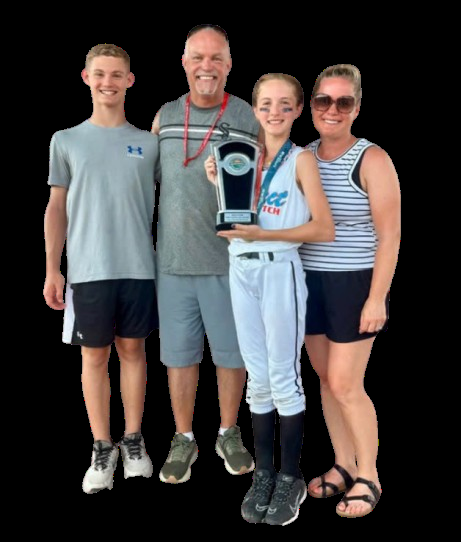
#> input picture input/input-1.png, 461 x 542 px
$ python border_with_hanging.py
#> lines starting #> are read from the running program, lines starting #| are printed output that depends on the picture; after the words box and inside, x2 and y2 are one past the last pixel; in counts of white or black regions, pixels touching at a corner belong together
from pathlib import Path
import numpy as np
import cv2

# Configuration constants for border and hook parameters
CONFIG = {
  "padding_min": 10,  # Minimum padding in pixels
  "padding_ratio": 0.01,  # Padding as a percentage of image size
  "hook_size_min": 40,  # Minimum size of the hook in pixels
  "hook_size_ratio": 0.08,  # Hook size as a percentage of image size
  "hook_space_ratio": 0.05,  # Space for the hook as a percentage of image size
  "min_limit_x" : 0.4,  # Minimum limit for x coordinate of hook (% of image width)
  "max_limit_x" : 0.6,  # Maximum limit for x coordinate of hook (% of image width)
  "border_width_ratio": 0.006,  # Border width as a percentage of image size
  "border_min_width": 4,  # Minimum border width in pixels
  "thickness_ratio": 0.003,  # Thickness of hook border as a percentage of image size
  "min_thickness": 2,  # Minimum thickness of hook border in pixels
  "inner_radius_ratio": 0.25,  # Inner radius of hook border as a percentage of hook size
  "border_color": [64, 21, 243], # Border color in BGR format
}

def add_hook_image_and_border(image_path, output_path, hook_image_path='circle.png'):
    """
    Thêm ảnh móc treo và viền đỏ bo tròn cho ảnh nền trong suốt

    Args:
        image_path (str): Đường dẫn đến ảnh đầu vào (phải có nền trong suốt)
        output_path (str): Đường dẫn để lưu ảnh kết quả
        hook_image_path (str): Đường dẫn đến ảnh móc treo
    """
#> called with image_path = 'input/input-1.png', output_path = 'output/input-1_with_border.png', hook_image_path = 'circle.png'
    # Đọc ảnh đầu vào
    image = cv2.imread(image_path, cv2.IMREAD_UNCHANGED)
#> image is the input picture: shape (542, 461, 4); mean B, G, R, A 62.5, 63, 66.9, 117

    if image is None:
        print(f"Không thể đọc ảnh: {image_path}")
        return False

    if len(image.shape) != 3 or image.shape[2] != 4:
        print(f"Ảnh phải có 4 channels (BGRA): {image_path}")
        return False

    # Đọc ảnh móc treo
    hook_image = cv2.imread(hook_image_path, cv2.IMREAD_UNCHANGED)
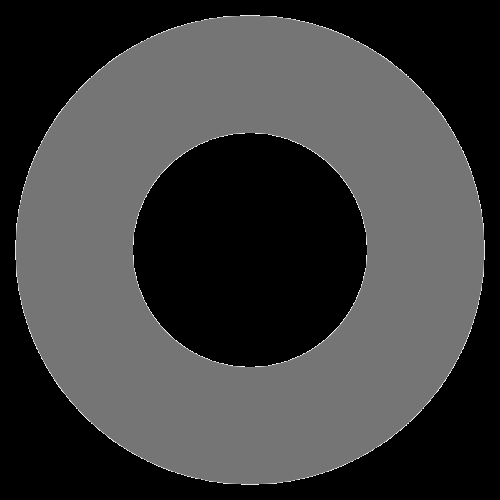
#> input picture circle.png, 500 x 500 px
#> hook_image is the input picture: shape (500, 500, 4); mean B, G, R, A 62, 62, 62, 131.7

    if hook_image is None:
        print(f"Không thể đọc ảnh móc treo: {hook_image_path}")
        return False

    # Kiểm tra và xử lý số channels của ảnh móc
    if len(hook_image.shape) == 2:
        # Ảnh grayscale, chuyển thành BGR
        hook_image = cv2.cvtColor(hook_image, cv2.COLOR_GRAY2BGR)

    # Đảm bảo ảnh móc có alpha channel
    if len(hook_image.shape) == 3 and hook_image.shape[2] == 3:
        # Nếu chỉ có 3 channels (BGR), thêm alpha channel
        hook_alpha = np.ones((hook_image.shape[0], hook_image.shape[1], 1), dtype=np.uint8) * 255
        hook_image = np.concatenate([hook_image, hook_alpha], axis=2)
    elif len(hook_image.shape) == 3 and hook_image.shape[2] == 4:
        # Đã có 4 channels, giữ nguyên
        pass
    else:
        print(f"Định dạng ảnh móc không được hỗ trợ: {hook_image.shape}")
        return False

    # Điều chỉnh padding theo kích thước ảnh
    img_size = max(image.shape[:2])
    padding = max(CONFIG['padding_min'], int(img_size * CONFIG['padding_ratio']))

    # Tính toán kích thước móc phù hợp
    hook_size = max(CONFIG['hook_size_min'], int(img_size * CONFIG['hook_size_ratio']))

    # Resize ảnh móc theo kích thước tính toán
    try:
        hook_resized = cv2.resize(hook_image, (hook_size, hook_size), interpolation=cv2.INTER_AREA)
    except cv2.error as e:
        print(f"Lỗi khi resize ảnh móc: {e}")
        print(f"Kích thước ảnh móc: {hook_image.shape}")
        return False

    # Tính khoảng trống cho móc treo (% của kích thước ảnh)
    hook_space = max(hook_size, int(img_size * CONFIG['hook_space_ratio']))

    # Mở rộng canvas với khoảng trống cố định cho móc ở phía trên
    expanded_image = cv2.copyMakeBorder(
        image, padding + hook_space, padding, padding, padding,
        cv2.BORDER_CONSTANT, value=[0, 0, 0, 0]  # Padding trong suốt
    )

    # Bước 2: Thêm móc treo vào ảnh
    image_with_hook = add_hook_to_image(expanded_image, hook_resized, padding, hook_space)

    # Bước 3: Tạo border tròn bên trong móc treo và lưu lại
    hook_border_mask = create_inner_circle_border_mask(expanded_image, hook_resized, padding, hook_space)

    # Bước 4: Tạo border toàn bộ vật thể và lưu lại
    main_border_mask = create_main_border_mask(image_with_hook)

    # Bước 5: Áp dụng cả 2 border lên ảnh gốc đã expand (không có móc)
    final_result = apply_borders_to_clean_image(expanded_image, hook_border_mask, main_border_mask)

    # Bước 6: Lưu ảnh kết quả
    cv2.imwrite(output_path, final_result)
    return True

def check_overlap(expanded_image, hook_y, hook_x, hook_image):
    """Kiểm tra xem móc có overlap với vật thể không"""
    height, width = expanded_image.shape[:2]
    hook_height, hook_width = hook_image.shape[:2]

    for y in range(hook_height):
        for x in range(hook_width):
            img_y = hook_y + y
            img_x = hook_x + x

            if (0 <= img_y < height and 0 <= img_x < width):
                # Nếu cả móc và vật thể đều không transparent tại pixel này
                if hook_image[y, x, 3] > 0 and expanded_image[img_y, img_x, 3] > 0:
                    return True
    return False

def get_top_point(expanded_image, center_x, min_x, max_x):
    """
    Tìm điểm cao nhất toàn bộ trước, nếu không nằm trong khoảng giới hạn thì dùng điểm cao nhất tại center_x

    Args:
        expanded_image: Ảnh đã expand
        center_x: Vị trí x trung tâm
        min_x: Vị trí x nhỏ nhất của vật thể
        max_x: Vị trí x lớn nhất của vật thể

    Returns:
        tuple: (top_x, top_y) - tọa độ điểm cao nhất
    """
    # Tính khoảng giới hạn dựa trên min_x và max_x
    width = max_x - min_x
    limit_start = min_x + int(width * CONFIG['min_limit_x'])
    limit_end = min_x + int(width * CONFIG['max_limit_x'])

    # Tìm điểm cao nhất toàn bộ
    alpha = expanded_image[:, :, 3]
    non_transparent = np.where(alpha > 0)

    if len(non_transparent[0]) > 0:
        # Tìm điểm cao nhất toàn bộ
        top_y = np.min(non_transparent[0])
        # Tìm tất cả x có cùng y cao nhất
        top_xs = non_transparent[1][non_transparent[0] == top_y]
        # Lấy x ở giữa các điểm cao nhất
        global_top_x = int(np.mean(top_xs))

        # Kiểm tra xem điểm cao nhất toàn bộ có nằm trong khoảng giới hạn không
        if limit_start <= global_top_x <= limit_end:
            return global_top_x, top_y
        else:
            # Sử dụng điểm cao nhất tại center_x
            alpha_column = expanded_image[:, center_x, 3]
            non_transparent_y = np.where(alpha_column > 0)[0]
            if len(non_transparent_y) > 0:
                center_top_y = np.min(non_transparent_y)
                return center_x, center_top_y
            else:
                # Nếu không tìm thấy tại center_x, vẫn dùng điểm cao nhất toàn bộ
                return global_top_x, top_y

    # Fallback: nếu không tìm thấy pixel nào
    return center_x, 0

def add_hook_to_image(expanded_image, hook_image, padding, hook_space):
    """
    Thêm ảnh móc treo vào vị trí giữa trên của vật thể
    """
#> called with padding = 10, hook_space = 43
    height, width = expanded_image.shape[:2]
    hook_height, hook_width = hook_image.shape[:2]

    # Tìm vị trí vật thể gốc trong ảnh đã expand
    alpha = expanded_image[:, :, 3]
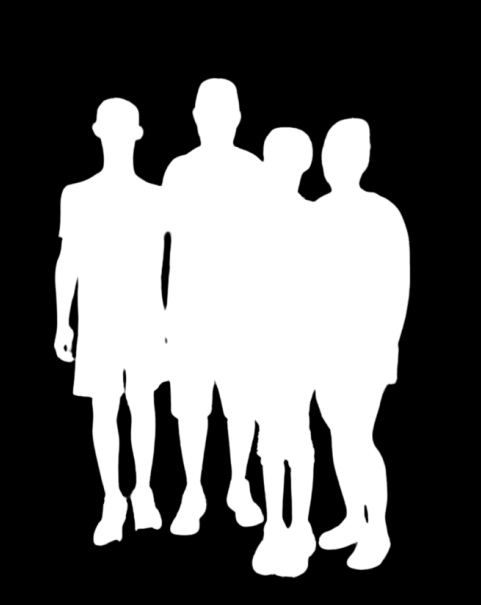
#> alpha: shape (605, 481); min 0, max 255, mean 100.4
    non_transparent = np.where(alpha > 0)
#> non_transparent = 120226 positions, rows 77 to 578, columns 53 to 410

    if len(non_transparent[0]) == 0:
        return expanded_image

    # Tìm vị trí y cao nhất và thấp nhất của vật thể
    min_y = np.min(non_transparent[0])
#> min_y = 77
    max_y = np.max(non_transparent[0])
#> max_y = 578

    # Tìm tọa độ x ở vị trí y giữa của vật thể
    middle_y = (min_y + max_y) // 2
#> middle_y = 327
    middle_row_mask = (non_transparent[0] == middle_y)
    middle_row_x_coords = non_transparent[1][middle_row_mask]
#> middle_row_x_coords = 344 values from 56 to 403

    if len(middle_row_x_coords) == 0:
        # Nếu không tìm được pixel ở giữa chính xác, tìm pixel gần nhất
        nearest_y = min_y
        min_distance = abs(middle_y - min_y)

        for y in range(min_y, max_y + 1):
            row_mask = (non_transparent[0] == y)
            if np.any(row_mask):
                distance = abs(middle_y - y)
                if distance < min_distance:
                    min_distance = distance
                    nearest_y = y

        row_mask = (non_transparent[0] == nearest_y)
        middle_row_x_coords = non_transparent[1][row_mask]

    # Tìm trung tâm của hàng pixel giữa
    center_x = int(np.mean(middle_row_x_coords))
#> center_x = 231

    # Tìm điểm không transparent cao nhất tại center_x
    alpha_column = expanded_image[:, center_x, 3]
#> alpha_column = 605 values, max 255 at index 84, min 0 at index 0, mean 176.2
    non_transparent_y = np.where(alpha_column > 0)[0]
#> non_transparent_y = 431 values from 80 to 510
    if len(non_transparent_y) > 0:
        top_y = np.min(non_transparent_y)
#> top_y = 80
    else:
        top_y = min_y

    # Tìm vị trí x nhỏ nhất và lớn nhất của vật thể
    min_x = np.min(non_transparent[1])
#> min_x = 53
    max_x = np.max(non_transparent[1])
#> max_x = 410

    # Tìm tọa độ điểm cao nhất phù hợp
    hook_center_x, top_y = get_top_point(expanded_image, center_x, min_x, max_x)
#> in get_top_point, `width = max_x - min_x`: width = 357
#> in get_top_point, `limit_start = min_x + int(width * CONFIG['min_limit_x'])`: limit_start = 195
#> in get_top_point, `limit_end = min_x + int(width * CONFIG['max_limit_x'])`: limit_end = 267
#> in get_top_point, `top_y = np.min(non_transparent[0])`: top_y = 77
#> in get_top_point, `top_xs = non_transparent[1][non_transparent[0] == top_y]`: top_xs = [210, 211, 212, 213, 214, 215, 216, 217, 218, 219, 220, 221, 222, 223]
#> in get_top_point, `global_top_x = int(np.mean(top_xs))`: global_top_x = 216
#> hook_center_x = 216; top_y = 77

    # Đặt móc ban đầu
    hook_x = hook_center_x - hook_width // 2
#> hook_x = 195
    hook_y = top_y - hook_height
#> hook_y = 34

    print(f"Hook position: ({hook_x}, {hook_y})")
#| Hook position: (195, 34)

    # Di chuyển móc lên trên cho đến khi không còn overlap
    while check_overlap(expanded_image, hook_y, hook_x, hook_image):
#> in check_overlap, `height, width = expanded_image.shape[:2]`: height = 605; width = 481
#> in check_overlap, `hook_height, hook_width = hook_image.shape[:2]`: hook_height = 43
        hook_y -= 1
        if hook_y < 0:  # Đảm bảo không vượt quá canvas
            hook_y = 0
            break
#> this loop made 0 passes
#> after the loop, hook_y = 34

    # Đảm bảo móc không bị cắt ra ngoài canvas theo chiều ngang
    hook_x = max(0, min(hook_x, width - hook_width))

    # Copy ảnh để tránh thay đổi ảnh gốc
    result = expanded_image.copy()

    # Thêm móc vào ảnh
    for y in range(hook_height):
        for x in range(hook_width):
            img_y = hook_y + y
            img_x = hook_x + x

            if (0 <= img_y < height and 0 <= img_x < width):
                hook_alpha = hook_image[y, x, 3] / 255.0

                if hook_alpha > 0:  # Chỉ blend pixel không trong suốt
                    # Alpha blending
                    for c in range(3):  # BGR channels
                        result[img_y, img_x, c] = (
                            hook_alpha * hook_image[y, x, c] +
                            (1 - hook_alpha) * result[img_y, img_x, c]
                        ).astype(np.uint8)

                    # Cập nhật alpha channel
                    result[img_y, img_x, 3] = max(
                        result[img_y, img_x, 3],
                        (hook_alpha * 255).astype(np.uint8)
                    )
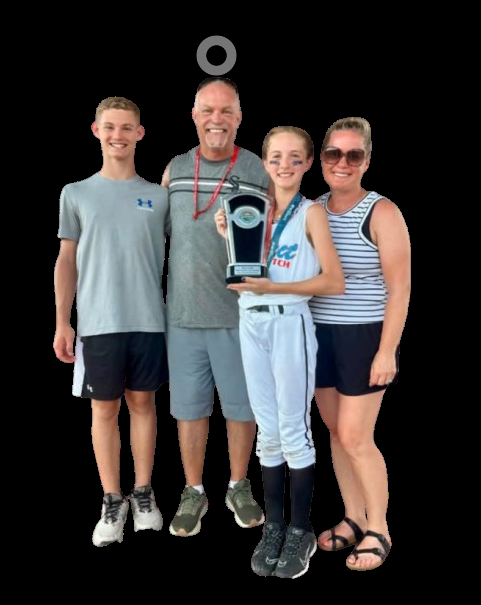
#> result: shape (605, 481, 4); mean B, G, R, A 54, 54.5, 57.8, 101.3

    return result

def create_inner_circle_border_mask(expanded_image, hook_image, padding, hook_space):
    """
    Tạo mask cho border tròn bên trong móc treo

    Args:
        expanded_image: Ảnh gốc đã expand (chưa có móc)
        hook_image: Ảnh móc treo gốc
        padding: Padding gốc
        hook_space: Khoảng trống dành cho móc treo

    Returns:
        Mask cho border tròn (numpy array)
    """
#> called with padding = 10, hook_space = 43
    height, width = expanded_image.shape[:2]
    hook_height, hook_width = hook_image.shape[:2]

    # Tìm vị trí vật thể gốc trong ảnh đã expand
    alpha = expanded_image[:, :, 3]
    non_transparent = np.where(alpha > 0)

    if len(non_transparent[0]) == 0:
        return np.zeros((height, width), dtype=np.uint8)

    # Tìm vị trí y cao nhất và thấp nhất của vật thể
    min_y = np.min(non_transparent[0])
#> min_y = 77
    max_y = np.max(non_transparent[0])
#> max_y = 578

    # Tìm tọa độ x ở vị trí y giữa của vật thể
    middle_y = (min_y + max_y) // 2
#> middle_y = 327
    middle_row_mask = (non_transparent[0] == middle_y)
    middle_row_x_coords = non_transparent[1][middle_row_mask]
#> middle_row_x_coords = 344 values from 56 to 403

    if len(middle_row_x_coords) == 0:
        # Nếu không tìm được pixel ở giữa chính xác, tìm pixel gần nhất
        nearest_y = min_y
        min_distance = abs(middle_y - min_y)

        for y in range(min_y, max_y + 1):
            row_mask = (non_transparent[0] == y)
            if np.any(row_mask):
                distance = abs(middle_y - y)
                if distance < min_distance:
                    min_distance = distance
                    nearest_y = y

        row_mask = (non_transparent[0] == nearest_y)
        middle_row_x_coords = non_transparent[1][row_mask]

    # Tìm trung tâm của hàng pixel giữa
    center_x = int(np.mean(middle_row_x_coords))
#> center_x = 231

    # Tìm điểm không transparent cao nhất tại center_x
    alpha_column = expanded_image[:, center_x, 3]
    non_transparent_y = np.where(alpha_column > 0)[0]
#> non_transparent_y = 431 values from 80 to 510
    if len(non_transparent_y) > 0:
        top_y = np.min(non_transparent_y)
#> top_y = 80
    else:
        # Nếu không tìm thấy pixel không transparent tại center_x,
        # sử dụng điểm cao nhất của toàn bộ vật thể
        top_y = min_y

    # Tìm vị trí x nhỏ nhất và lớn nhất của vật thể
    min_x = np.min(non_transparent[1])
#> min_x = 53
    max_x = np.max(non_transparent[1])
#> max_x = 410

    # Tìm tọa độ điểm cao nhất phù hợp
    hook_center_x, top_y = get_top_point(expanded_image, center_x, min_x, max_x)
#> hook_center_x = 216; top_y = 77

    # Đặt móc ban đầu
    hook_x = hook_center_x - hook_width // 2
#> hook_x = 195
    hook_y = top_y - hook_height
#> hook_y = 34

    # Di chuyển móc lên trên cho đến khi không còn overlap
    while check_overlap(expanded_image, hook_y, hook_x, hook_image):
        hook_y -= 1
        if hook_y < 0:
            hook_y = 0
            break
#> after the loop, hook_y = 34

    # Tìm tâm thực tế của móc
    hook_alpha = hook_image[:, :, 3]
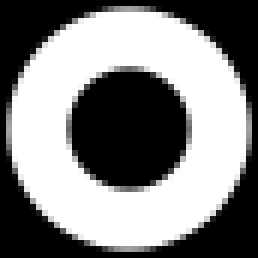
#> hook_alpha: shape (43, 43) (shown 6 times larger); min 0, max 255, mean 131.7
    hook_non_transparent = np.where(hook_alpha > 0)
#> hook_non_transparent = 1084 positions, rows 1 to 41, columns 1 to 41

    if len(hook_non_transparent[0]) > 0:
        hook_center_y_relative = int(np.mean(hook_non_transparent[0]))
#> hook_center_y_relative = 21
        hook_center_x_relative = int(np.mean(hook_non_transparent[1]))
#> hook_center_x_relative = 21

        hook_center_x = hook_x + hook_center_x_relative
        hook_center_y = hook_y + hook_center_y_relative
#> hook_center_y = 55
    else:
        hook_center_x = hook_x + hook_width // 2
        hook_center_y = hook_y + hook_height // 2

    # Tính bán kính cho đường tròn bên trong
    inner_radius = int(min(hook_width, hook_height) * CONFIG['inner_radius_ratio'])

    # Lấy thickness
    img_size = max(expanded_image.shape[:2])
    thickness = max(CONFIG['min_thickness'], int(CONFIG['thickness_ratio'] * img_size))

    # Tạo mask cho border tròn
    border_mask = np.zeros((height, width), dtype=np.uint8)
    cv2.circle(border_mask, (hook_center_x, hook_center_y), inner_radius, 255, thickness)
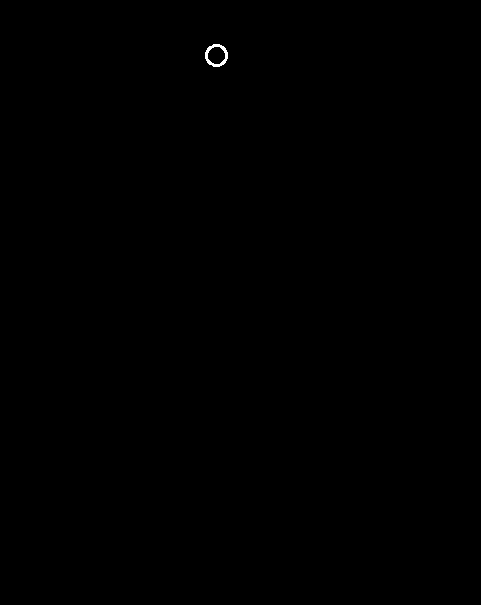
#> border_mask: shape (605, 481); 0.07% white; 1 white region, box (x1, y1, x2, y2) and area: (205, 44, 228, 67) 194

    # Làm mịn
    border_mask = cv2.GaussianBlur(border_mask, (3, 3), 0)

    return border_mask

def create_main_border_mask(image_with_hook):
    """
    Tạo mask cho border chính của toàn bộ vật thể

    Args:
        image_with_hook: Ảnh đã có móc treo

    Returns:
        Mask cho border chính
    """
    # Tạo mask từ alpha channel
    alpha = image_with_hook[:, :, 3]
    mask = cv2.threshold(alpha, 1, 255, cv2.THRESH_BINARY)[1]
#> mask: shape (605, 481); 41.6% white; 2 white regions, box (x1, y1, x2, y2) and area: (53, 77, 411, 579) 119918, (196, 35, 237, 76) 1060

    # Điều chỉnh các thông số theo kích thước ảnh
    img_size = max(image_with_hook.shape[:2])

    # Border width: scale theo kích thước ảnh
    border_width = max(CONFIG['border_min_width'], int(img_size * CONFIG['border_width_ratio']))

    # Kernel tròn để tạo hiệu ứng bo tròn
    kernel_size = border_width * 2 + 1
    kernel = cv2.getStructuringElement(cv2.MORPH_ELLIPSE, (kernel_size, kernel_size))

    # Tạo mask dilated với kernel tròn
    dilated_mask = cv2.dilate(mask, kernel, iterations=1)
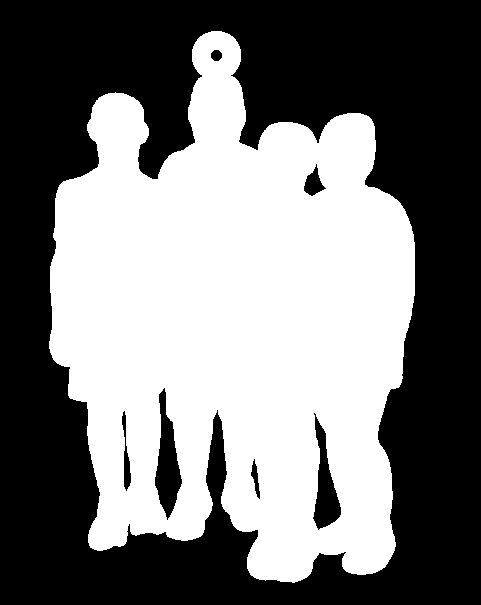
#> dilated_mask: shape (605, 481); 46.7% white; 1 white region

    # Làm mịn mask để tạo hiệu ứng mềm mại
    smooth_kernel_size = max(CONFIG['border_min_width'] // 2 , border_width // 2)
    if smooth_kernel_size % 2 == 0:
        smooth_kernel_size += 1
    dilated_mask = cv2.GaussianBlur(dilated_mask, (smooth_kernel_size, smooth_kernel_size), 0)

    # Tìm contours và tạo border
    contours, _ = cv2.findContours(
        cv2.threshold(dilated_mask, 127, 255, cv2.THRESH_BINARY)[1],
        cv2.RETR_EXTERNAL,
        cv2.CHAIN_APPROX_SIMPLE
    )
#> contours = 1 contour; box (x1, y1, x2, y2) and area: (49, 31, 415, 583) 139079

    # Tạo mask cho border
    border_layer = np.zeros_like(dilated_mask)
    thickness = max(CONFIG['min_thickness'], int(CONFIG['thickness_ratio'] * img_size))
    cv2.drawContours(border_layer, contours, -1, 255, thickness=thickness)
#> border_layer: shape (605, 481); 2.6% white; 1 white region, box (x1, y1, x2, y2) and area: (48, 30, 416, 584) 7698

    # Loại bỏ phần bên trong để chỉ giữ lại border
    erode_size = max(1, border_width - thickness)
    erode_kernel = cv2.getStructuringElement(cv2.MORPH_ELLIPSE, (erode_size, erode_size))
    inner_mask = cv2.erode(mask, erode_kernel, iterations=1)
#> inner_mask: shape (605, 481); 40.8% white; 2 white regions, box (x1, y1, x2, y2) and area: (54, 78, 411, 579) 117845, (197, 36, 237, 76) 957
    only_border = cv2.bitwise_and(border_layer, cv2.bitwise_not(inner_mask))

    # Làm mịn border để có cạnh smooth
    only_border = cv2.GaussianBlur(only_border, (3, 3), 0)
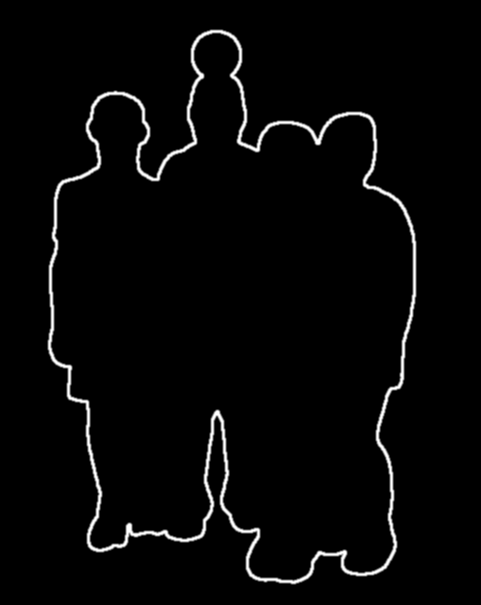
#> only_border: shape (605, 481); min 0, max 255, mean 6.7

    return only_border

def apply_borders_to_clean_image(clean_image, hook_border_mask, main_border_mask):
    """
    Áp dụng cả 2 border lên ảnh gốc đã expand (không có móc)

    Args:
        clean_image: Ảnh gốc đã expand (không có móc treo)
        hook_border_mask: Mask cho border tròn bên trong móc
        main_border_mask: Mask cho border chính

    Returns:
        Ảnh với cả 2 border được áp dụng
    """
    result = clean_image.copy()

    border_color = np.array(CONFIG['border_color'], dtype=np.uint8)
#> border_color = [64, 21, 243]

    # Áp dụng border chính
    main_border_pixels = main_border_mask > 10
#> main_border_pixels: shape (605, 481) bool; 4.5% white; 1 white region, box (x1, y1, x2, y2) and area: (47, 29, 417, 585) 13180
#> (the rest of the program and of its run is left out)
